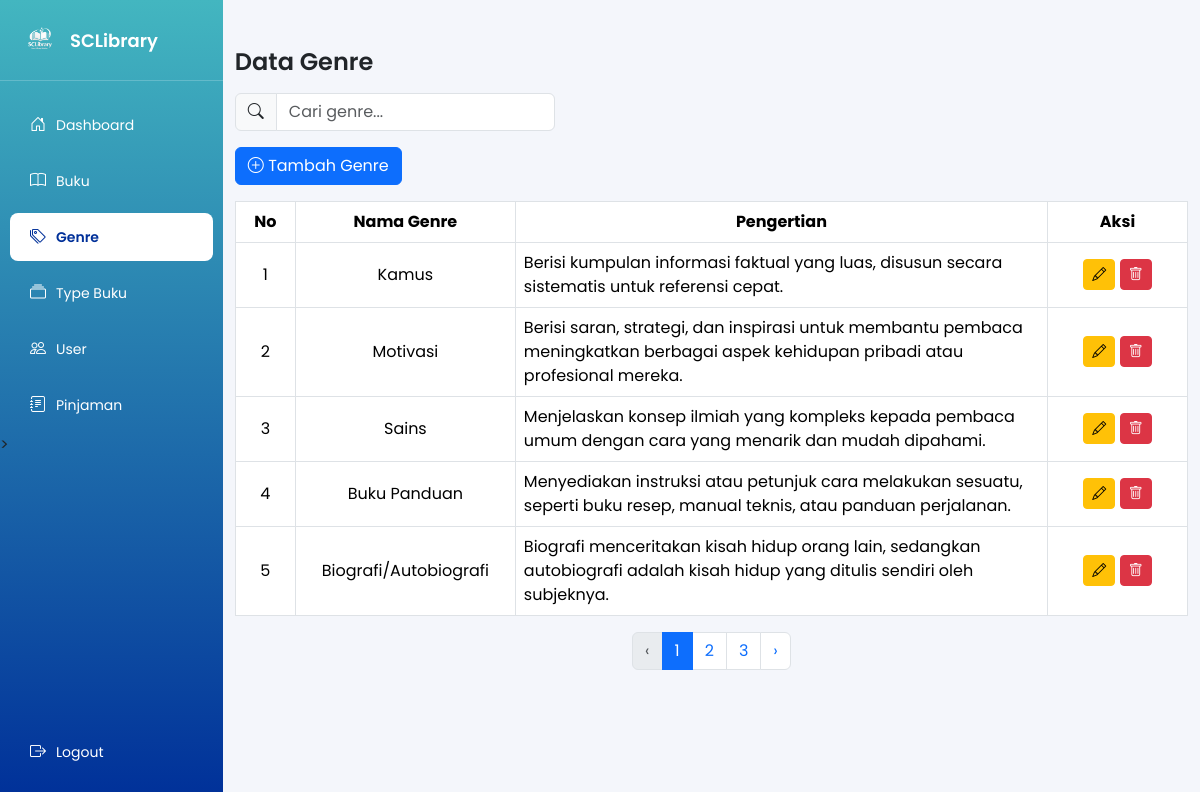
Screenshot of /admin/genre.php (signed in) with the database file from the repository.
### tables this page shows
CREATE TABLE `genre` (
  `id_genre` int(11) NOT NULL,
  `nama_genre` varchar(100) NOT NULL,
  `pengertian` text NOT NULL
);

### admin/genre.php (the view, shortened to what this page needs)
<?php
require_once "../config/config.php";
$limit = 5;
$page  = isset($_GET['page']) ? (int)$_GET['page'] : 1;
$page  = ($page < 1) ? 1 : $page;
$start = ($page - 1) * $limit;
$keyword = $_GET['search'] ?? '';
$like = "%$keyword%";
$stmt = $conn->prepare(
    "SELECT * FROM genre
     WHERE nama_genre LIKE ?
     ORDER BY id_genre DESC
     LIMIT ?, ?"
);
$stmt->bind_param("sii", $like, $start, $limit);
$stmt->execute();
$result = $stmt->get_result();
$countStmt = $conn->prepare(
    "SELECT COUNT(*) as total FROM genre WHERE nama_genre LIKE ?"
);
$countStmt->bind_param("s", $like);
$countStmt->execute();
$totalData = $countStmt->get_result()->fetch_assoc()['total'];
$totalPage = ceil($totalData / $limit);
?>
<!DOCTYPE html>
<html lang="id">
<head>
<link href="https://cdn.jsdelivr.net/npm/bootstrap@5.3.3/dist/css/bootstrap.min.css" rel="stylesheet">
<link href="https://cdn.jsdelivr.net/npm/bootstrap-icons/font/bootstrap-icons.css" rel="stylesheet">
</head>
<body>
<div class="dashboard-container">
<?php include 'navbar.php'; ?>
<main>
<div class="container mt-5">
<h4 class="page-title mb-3">Data Genre</h4>
<form method="GET" class="mb-3">
<div class="input-group" style="max-width:320px">
<span class="input-group-text"><i class="bi bi-search"></i></span>
<input type="text" name="search" class="form-control"
placeholder="Cari genre..."
value="<?= htmlspecialchars($keyword) ?>">
</div>
</form>
<button class="btn btn-primary mb-3" data-bs-toggle="modal" data-bs-target="#modalTambah">
<i class="bi bi-plus-circle"></i> Tambah Genre
</button>
<table class="table table-bordered align-middle text-center">
<thead>
<tr>
<th width="60">No</th>
<th width="220">Nama Genre</th>
<th>Pengertian</th>
<th width="140">Aksi</th>
</tr>
</thead>
<tbody>
<?php if($result->num_rows > 0):
$no = $start + 1;
while($row = $result->fetch_assoc()): ?>
<tr>
<td><?= $no++ ?></td>
<td><?= htmlspecialchars($row['nama_genre']) ?></td>
<td class="text-start"><?= htmlspecialchars($row['pengertian']) ?></td>
<td>
<button class="btn btn-warning btn-sm"
data-bs-toggle="modal"
data-bs-target="#edit<?= $row['id_genre'] ?>">
<i class="bi bi-pencil"></i>
</button>
<a href="?hapus=<?= $row['id_genre'] ?>"
onclick="return confirm('Hapus genre ini?')"
class="btn btn-danger btn-sm">
<i class="bi bi-trash"></i>
</a>
</td>
</tr>
<?php endwhile; else: ?>
<tr>
<td colspan="4" class="text-muted">Data genre belum tersedia</td>
</tr>
<?php endif; ?>
</tbody>
</table>
<?php if($totalPage > 1): ?>
<nav>
<ul class="pagination justify-content-center">
<li class="page-item <?= ($page <= 1) ? 'disabled' : '' ?>">
<a class="page-link" href="?search=<?= $keyword ?>&page=<?= $page-1 ?>">‹</a>
</li>
<?php for($i=1; $i<=$totalPage; $i++): ?>
<li class="page-item <?= ($page == $i) ? 'active' : '' ?>">
<a class="page-link" href="?search=<?= $keyword ?>&page=<?= $i ?>">
<?= $i ?>
</a>
</li>
<?php endfor; ?>
<li class="page-item <?= ($page >= $totalPage) ? 'disabled' : '' ?>">
<a class="page-link" href="?search=<?= $keyword ?>&page=<?= $page+1 ?>">›</a>
</li>
</ul>
</nav>
<?php endif; ?>
</div>
</main>
</div>
</body>
</html>

### admin/genre.php (style rules this page uses)
body { font-family:'Poppins',sans-serif; background:#f5f6fa; }
.page-title { font-weight:600; }
.table thead { background:#e9ecef; }
.dashboard-container { display:flex; }

### admin/navbar.php (style rules this page uses)
body { background:#f4f6fb; }

### rows the page displays
genre: nama_genre "Kamus", pengertian "Berisi kumpulan informasi faktual yang luas, disusun secara sistematis untuk referensi cepat."
genre: nama_genre "Motivasi", pengertian "Berisi saran, strategi, dan inspirasi untuk membantu pembaca meningkatkan berbagai aspek kehidupan pribadi atau profesional mereka."
genre: nama_genre "Sains", pengertian "Menjelaskan konsep ilmiah yang kompleks kepada pembaca umum dengan cara yang menarik dan mudah dipahami."
genre: nama_genre "Buku Panduan", pengertian "Menyediakan instruksi atau petunjuk cara melakukan sesuatu, seperti buku resep, manual teknis, atau panduan perjalanan."
genre: nama_genre "Biografi/Autobiografi", pengertian "Biografi menceritakan kisah hidup orang lain, sedangkan autobiografi adalah kisah hidup yang ditulis sendiri oleh subjeknya."
